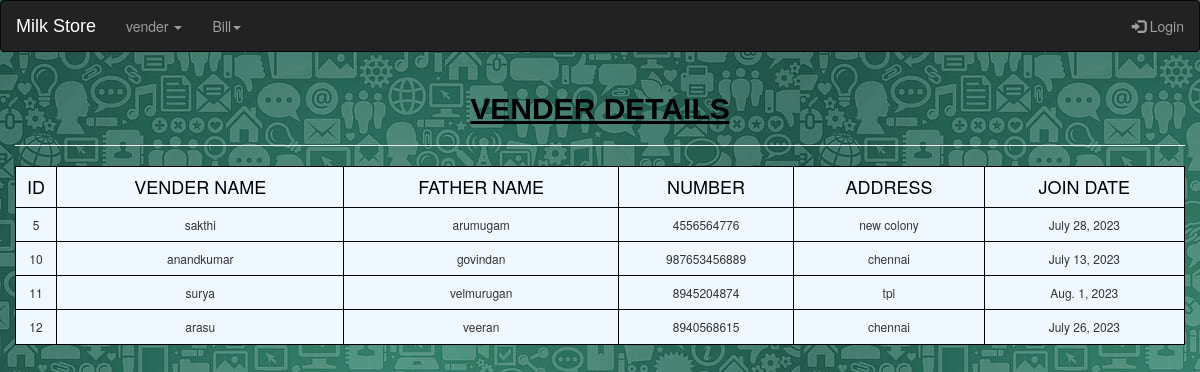
The app's page /venderdetails (signed in) with its own data.
### app/models.py (models this page shows)
class appmodel(models.Model):
    name=models.CharField(max_length=30)
    fathername=models.CharField(max_length=30)
    number=models.IntegerField()
    address=models.CharField(max_length=30)
    join=models.DateField(null=True)
    class Meta:
        db_table='APPMODEL'

### app/views.py (the view)
# urls.py: path("venderdetails",views.venderdetails,name="details"),
def venderdetails(request):
    if request.user.is_authenticated:
        details=appmodel.objects.all()
        return render(request,"html/main.html",{"data":details})
    else:
        return redirect("home")

### template/html/main.html (shortened to what this page needs)
<!DOCTYPE html>
<html lang="en">
<head>
    {% load static %}
    <link rel="stylesheet" href="{% static 'css/bootstrap.min.css'%}">
</head>
<body>
    <nav class="navbar navbar-inverse">
        <div class="container-fluid">
          <div class="navbar-header">
            <a class="navbar-brand" href="/home"><p style="color: white;">Milk Store</p></a>
          </div>
          <ul class="nav navbar-nav">
            <li class="dropdown"><a class="dropdown-toggle" data-toggle="dropdown" href="#">vender <span class="caret"></span></a>
            </li>
            <li class="dropdown"><a class="dropdown-toggle" data-toggle="dropdown" href="#">Bill<span class="caret"></span></a>
          </li>
          </ul>
          <ul class="nav navbar-nav navbar-right">
            <li><a href="/logout"><span class="glyphicon glyphicon-log-in"></span> Login</a></li>
          </ul>
        </div>
      </nav>
    <div class="container-fluid">
       <center><h2><b><ins>VENDER DETAILS</ins></b></h2>
       <hr>
       <table style="width: 100%;">
        <tr>
            <th><h4>ID</h4></th>
            <th><h4>VENDER NAME</h4></th>
            <th><h4>FATHER NAME</h4></th>
            <th><h4>NUMBER</h4></th>
            <th><h4>ADDRESS</h4></th>
            <th><h4>JOIN DATE</h4></th>
        </tr>
        <tr>
            {% for value in data %}
            <td><h6>{{value.id}}</h6></td>
            <td><h6>{{value.name}}</h6></td>
            <td><h6>{{value.fathername}}</h6></td>
            <td><h6>{{value.number}}</h6></td>
            <td><h6>{{value.address}}</h6></td>
            <td><h6>{{value.join}}</h6></td>
        </tr>
        {% endfor %}
       </table>
       </center>
    </div>
  </body>
</html>

### records on screen
appmodel: id "5", name "sakthi", fathername "arumugam", number "4556564776", address "new colony", join "July 28, 2023"
appmodel: id "10", name "anandkumar", fathername "govindan", number "987653456889", address "chennai", join "July 13, 2023"
appmodel: id "11", name "surya", fathername "velmurugan", number "8945204874", address "tpl", join "Aug. 1, 2023"
appmodel: id "12", name "arasu", fathername "veeran", number "8940568615", address "chennai", join "July 26, 2023"
